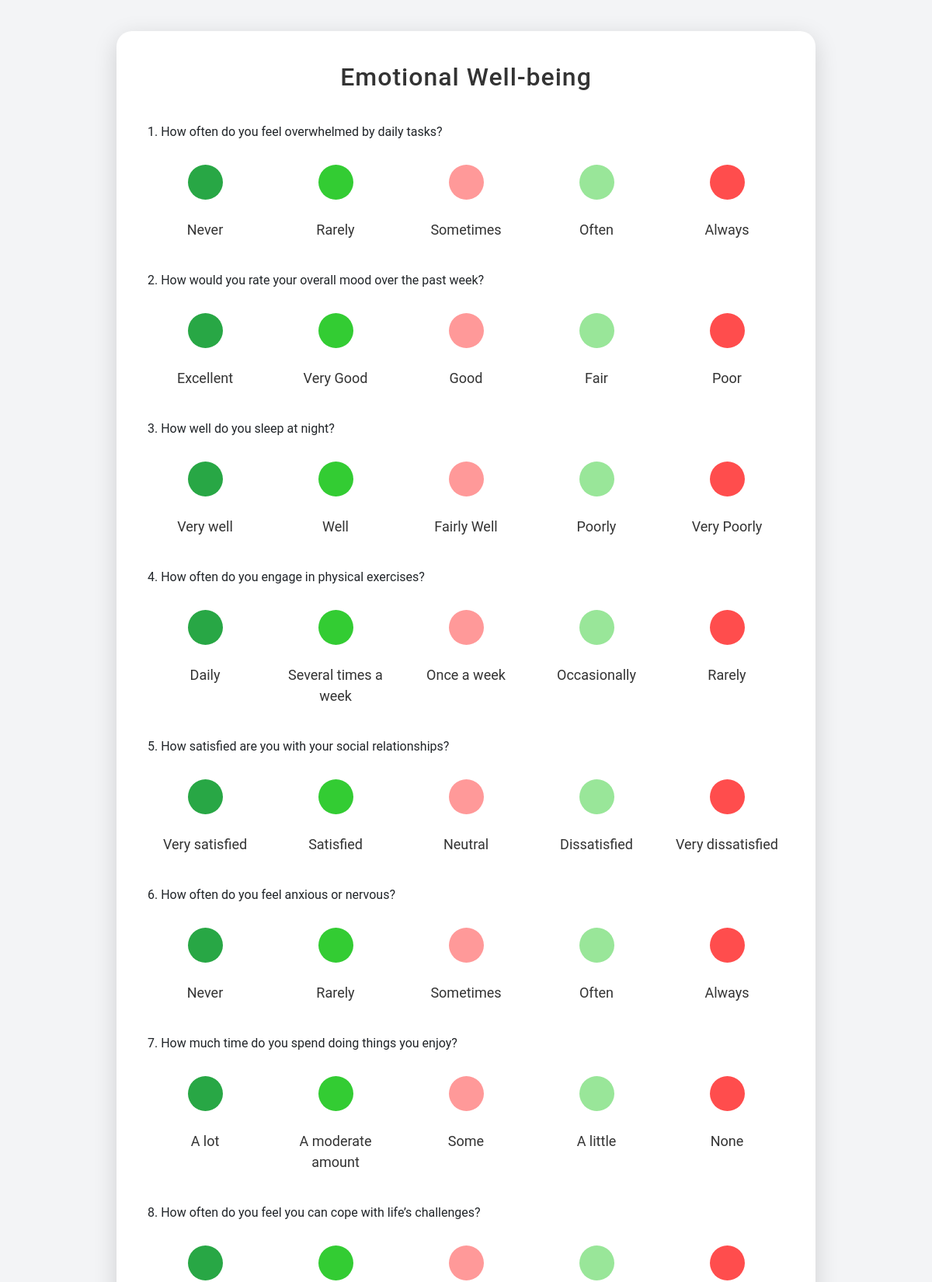
/take_assessment/1/ (signed in, upper part), run on the app's committed database.
### BunyanApp/models.py (models this page shows, shortened)
class Assessment(models.Model):
    ASSESSMENT_TYPES = [
        ('emotional_wellbeing', 'Emotional Well-being'),
        ('cognitive_functioning', 'Cognitive Functioning'),
        ('lifestyle_habits', 'Lifestyle and Habits'),
    ]
    type = models.CharField(max_length=50, choices=ASSESSMENT_TYPES, default='emotional_wellbeing')

class Question(models.Model):
    assessment = models.ForeignKey(Assessment, related_name='questions', on_delete=models.CASCADE)
    text = models.CharField(max_length=255)

class Choice(models.Model):
    question = models.ForeignKey(Question, related_name='choices', on_delete=models.CASCADE)
    text = models.CharField(max_length=255)
    points = models.IntegerField()  # Points from 0 to 4

### BunyanApp/views.py (the view, shortened to what this page needs)
# urls.py: path('take_assessment/<int:assessment_id>/', views.take_assessment, name='take_assessment'),
def take_assessment(request, assessment_id):
    assessment = get_object_or_404(Assessment, id=assessment_id)
    user_id = request.session.get('user_id')
    if not user_id:
        return redirect('login')
    user = get_object_or_404(User, id=user_id)
    return render(request, 'take_assessment.html', {'assessment': assessment})

### BunyanApp/templates/take_assessment.html (shortened to what this page needs)
<!DOCTYPE html>
<html lang="en">
<head>
    {% load static %}
    <link rel="stylesheet" href="https://cdnjs.cloudflare.com/ajax/libs/bootstrap/5.3.0/css/bootstrap.min.css">
    <link rel="stylesheet" href="https://cdnjs.cloudflare.com/ajax/libs/font-awesome/6.4.0/css/all.min.css">
</head>
<body>
    <div class="quiz-container">
        <h1>{{ assessment.get_type_display }}</h1>
        <form id="assessment-form" method="post" action="/take_assessment/{{ assessment.id }}/">
            {% for question in assessment.questions.all %}
                <div class="question">
                    <p>{{ forloop.counter }}. {{ question.text }}</p>
                    <div class="options">
                        {% for choice in question.choices.all %}
                            <label class="option">
                                <span class="circle
                                    {% if forloop.first %}circle-left
                                    {% elif forloop.last %}circle-extreme-right
                                    {% elif forloop.counter <= 2 %}circle-mid-left
                                    {% elif forloop.counter >= 4 %}circle-mid-right
                                    {% else %}circle-right{% endif %}"></span>
                                <span class="text">{{ choice.text }}</span>
                            </label>
                        {% endfor %}
                    </div>
                </div>
            {% endfor %}
        </form>
    </div>
</body>
</html>

### BunyanApp/templates/take_assessment.html (style rules this page uses)
body { font-family: 'Roboto', sans-serif; background-color: #f3f4f6; margin: 0; padding: 40px; }
.quiz-container { max-width: 900px; margin: auto; background: white; padding: 40px; border-radius: 20px; box-shadow: 0 8px 30px rgba(0, 0, 0, 0.15); animation: fadeInUp 1s ease-out; }
h1 { text-align: center; color: #333; font-size: 32px; margin-bottom: 40px; letter-spacing: 1px; }
.question { margin-bottom: 40px; }
.options { display: grid; grid-template-columns: repeat(5, 1fr); gap: 20px; margin-top: 30px; }
.option { display: flex; flex-direction: column; align-items: center; cursor: pointer; position: relative; transition: transform 0.3s ease, background-color 0.3s ease; }
.circle { width: 45px; height: 45px; border-radius: 50%; border: 3px solid transparent; display: inline-block; margin-bottom: 15px; position: relative; transition: background 0.2s ease, transform 0.2s ease; }
.circle-left { background-color: #28a745; }
.circle-mid-left { background-color: #33cc33; }
.circle-mid-right { background-color: #99e699; }
.circle-right { background-color: #ff9999; }
.circle-extreme-right { background-color: #ff4d4d; }
.text { color: #333; font-size: 18px; text-align: center; margin-top: 10px; }

### data on the page
Assessment: type "Emotional Well-being"
Question: text "How often do you feel overwhelmed by daily tasks?"
Choice: text "Never"
Choice: text "Rarely"
Choice: text "Sometimes"
Choice: text "Often"
Choice: text "Always"
Question: text "How would you rate your overall mood over the past week?"
Choice: text "Excellent"
Choice: text "Very Good"
Choice: text "Good"
Choice: text "Fair"
Choice: text "Poor"
Question: text "How well do you sleep at night?"
Choice: text "Very well"
Choice: text "Well"
Choice: text "Fairly Well"
Choice: text "Poorly"
Choice: text "Very Poorly"
Question: text "How often do you engage in physical exercises?"
Choice: text "Daily"
Choice: text "Several times a week"
Choice: text "Once a week"
Choice: text "Occasionally"
Choice: text "Rarely"
Question: text "How satisfied are you with your social relationships?"
Choice: text "Very satisfied"
Choice: text "Satisfied"
Choice: text "Neutral"
Choice: text "Dissatisfied"
Choice: text "Very dissatisfied"
Question: text "How often do you feel anxious or nervous?"
Choice: text "Never"
Choice: text "Rarely"
Choice: text "Sometimes"
Choice: text "Often"
Choice: text "Always"
Question: text "How much time do you spend doing things you enjoy?"
Choice: text "A lot"
Choice: text "A moderate amount"
Choice: text "Some"
Choice: text "A little"
Choice: text "None"
Question: text "How often do you feel you can cope with life’s challenges?"
